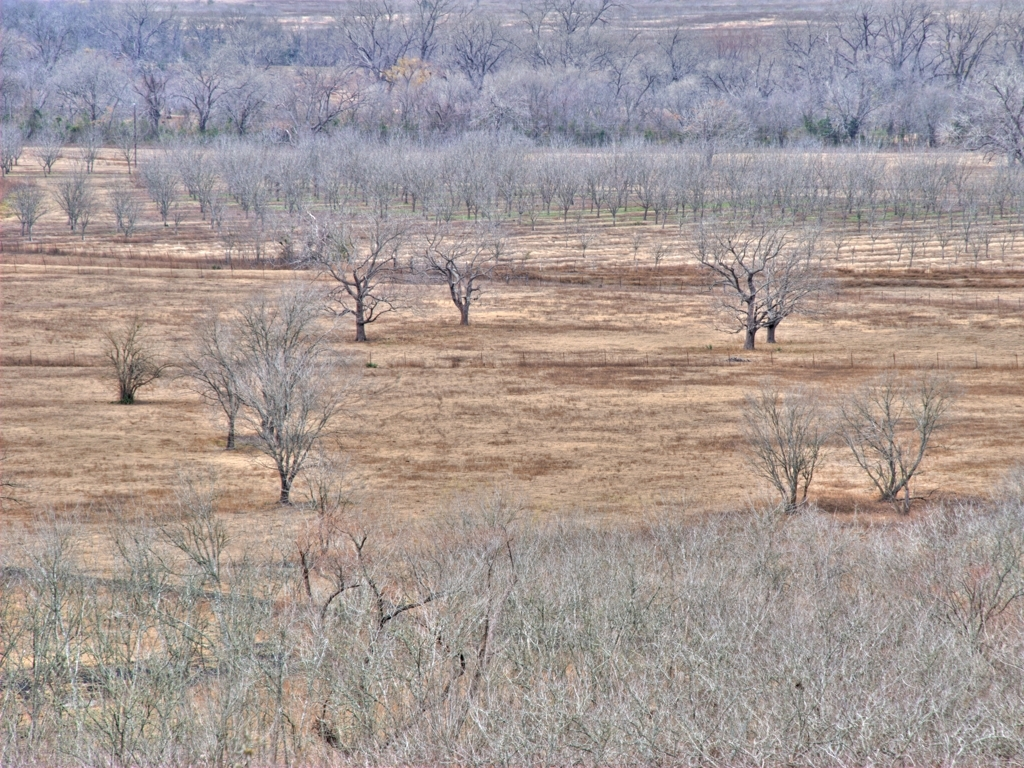
#> input picture converter_images/unconverted/img_100.jpg, 1024 x 768 px; its folder holds only this picture in this run
$ python convert_images.py
#> lines starting #> are read from the running program, lines starting #| are printed output that depends on the picture
from PIL import Image
import pillow_avif
import os
from tqdm import tqdm

input_directory = "unconverted"
output_directory = "converted"
set_of_formats = ["PNG", "JPEG", "WEBP", "TIFF", "AVIF"]
image_width_height = [[1280, 720], [640, 360], [320, 180], [320, 180], [300, 225], [300, 225], [240, 180], [240, 180],
                      [240, 180], [1, 1], [32, 32], [64, 64], [150, 150], [150, 150], [200, 200], [225, 300],
                      [180, 240]]  # [width, height]


def main():
    id = 0
    dir = os.listdir(input_directory)
    progress_bar = tqdm(total=len(dir))

    for file in dir:
        filename = os.path.splitext(file)[0]
        file_type = os.path.splitext(file)[1]
        id += 1
        input_path = os.path.join(input_directory, file)
        for image in image_width_height:
            for desired_format in set_of_formats:
                convert_image(input_path, output_directory, id,
                              desired_format, image[0], image[1])
        progress_bar.update(1)


def convert_image(input_path, output_directory, image_id, desired_format, width, height):
#> called with input_path = 'unconverted/img_100.jpg', output_directory = 'converted', image_id = 1, desired_format = 'PNG', width = 1280, height = 720
    image = Image.open(input_path)
#> image is the input picture: PIL image 1024x768 RGB; mean R, G, B 164.5, 153, 150.3

    image = image.resize((width, height))
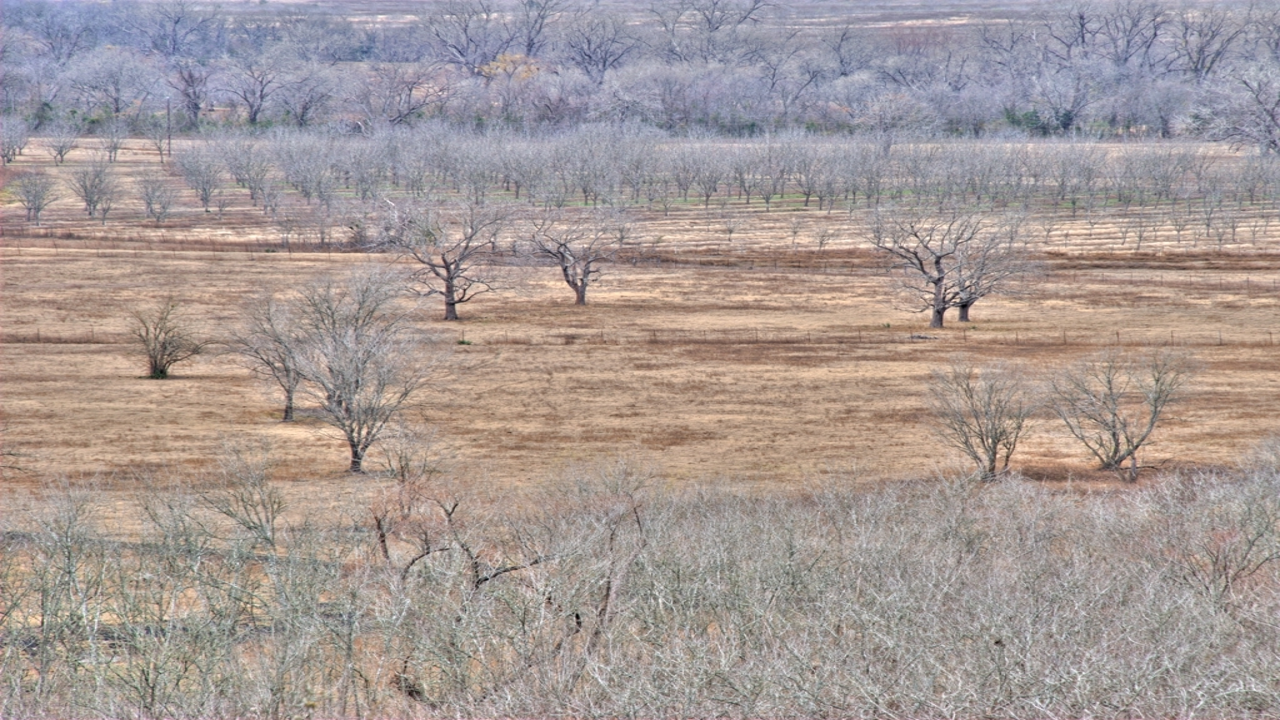
#> image: PIL image 1280x720 RGB; mean R, G, B 164.6, 153, 150.3
    output_directory = os.path.join(
        output_directory, f"image_{image_id}_{width}x{height}.{desired_format.lower()}")
#> (the run stopped early here; a loop or call above may not have finished)

$ run again, on converter_images/unconverted/img_153.jpg
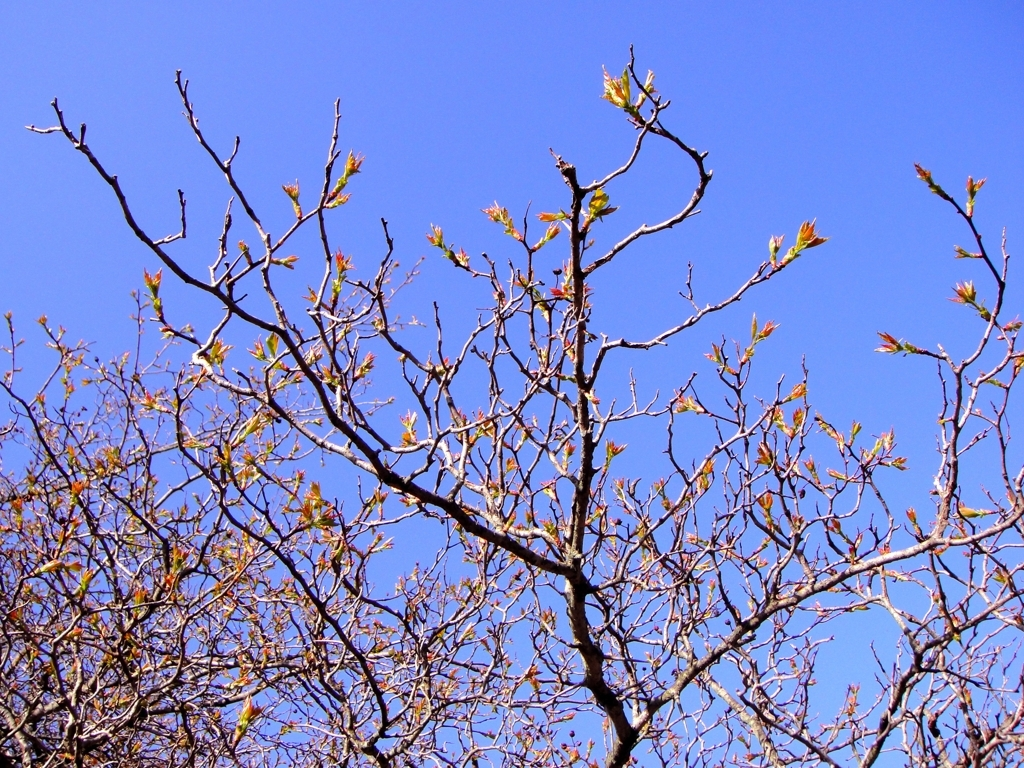
#> input picture converter_images/unconverted/img_153.jpg, 1024 x 768 px
#> in convert_image, image is the input picture: PIL image 1024x768 RGB; mean R, G, B 122.4, 135.9, 204.8
#> in convert_image, `image = image.resize((width, height))`:
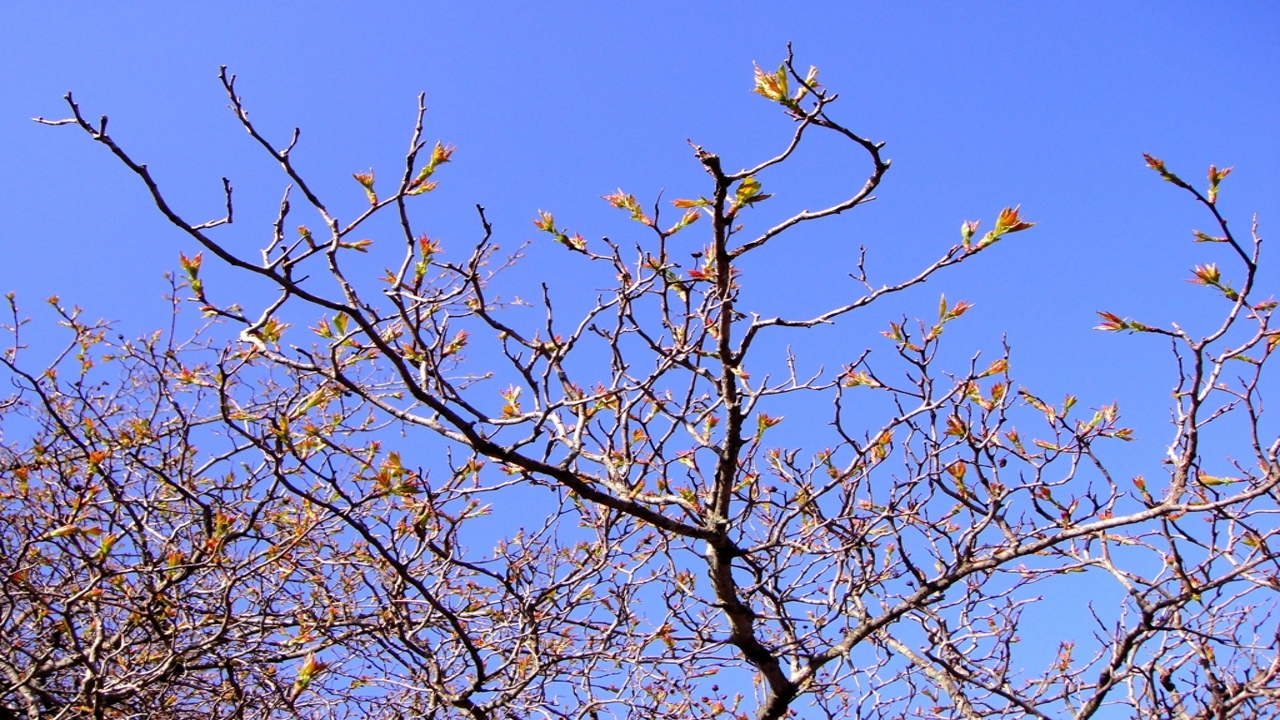
#> image: PIL image 1280x720 RGB; mean R, G, B 122.4, 135.9, 204.8

$ run again, on converter_images/unconverted/img_155.jpg
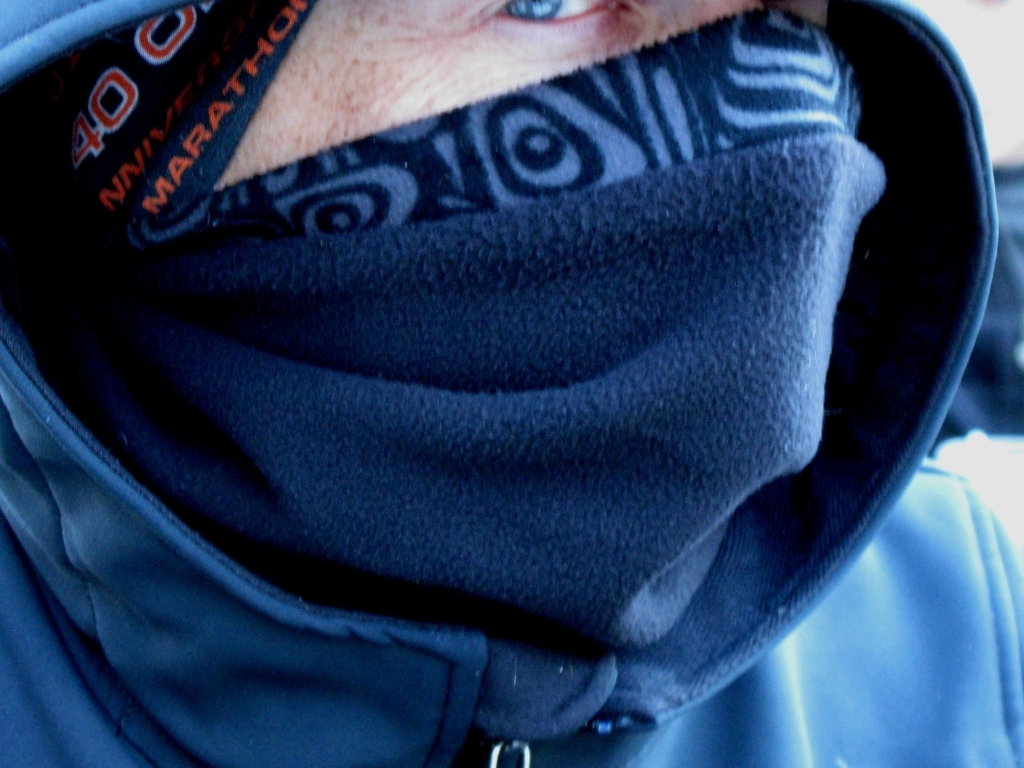
#> input picture converter_images/unconverted/img_155.jpg, 1024 x 768 px
#> in convert_image, image is the input picture: PIL image 1024x768 RGB; mean R, G, B 38.4, 61.2, 95.3
#> in convert_image, `image = image.resize((width, height))`:
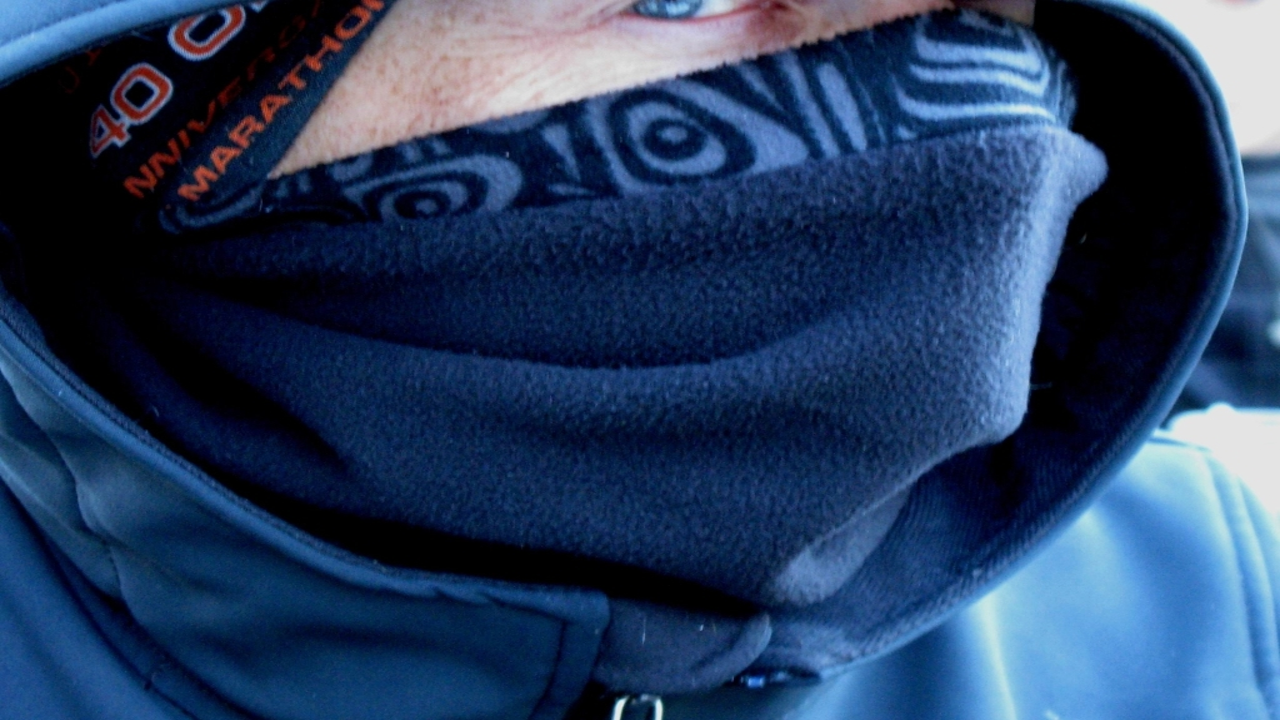
#> image: PIL image 1280x720 RGB; mean R, G, B 38.4, 61.2, 95.3

$ run again, on converter_images/unconverted/img_162.jpg
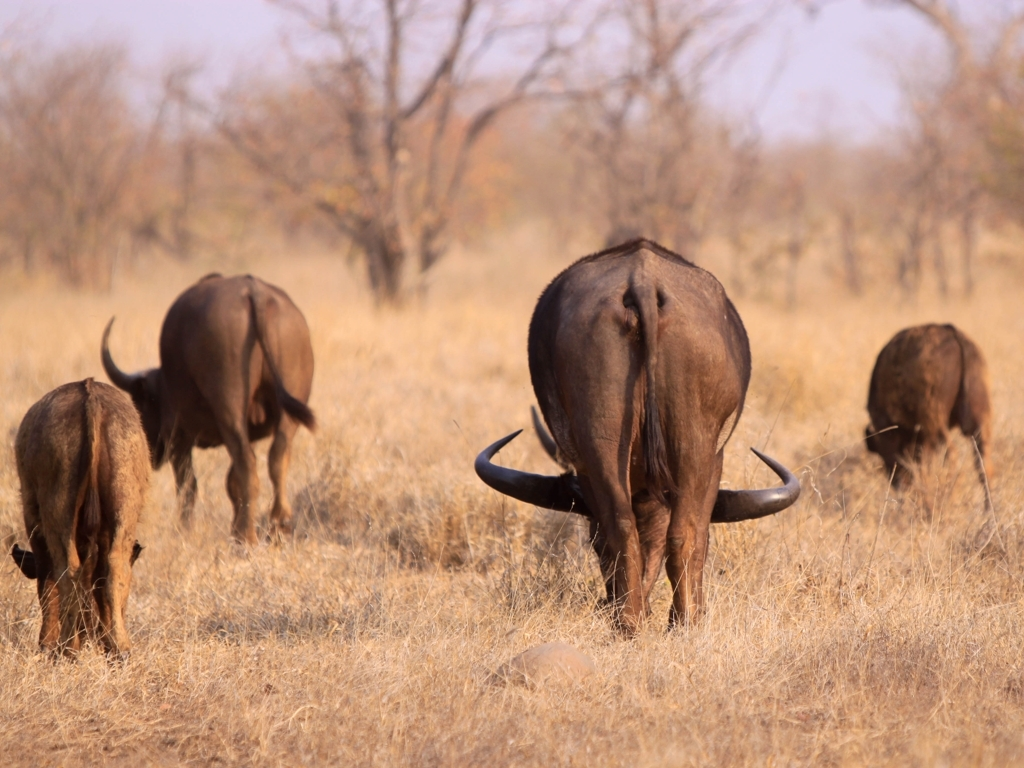
#> input picture converter_images/unconverted/img_162.jpg, 1024 x 768 px
#> in convert_image, image is the input picture: PIL image 1024x768 RGB; mean R, G, B 187, 145.9, 121.5
#> in convert_image, `image = image.resize((width, height))`:
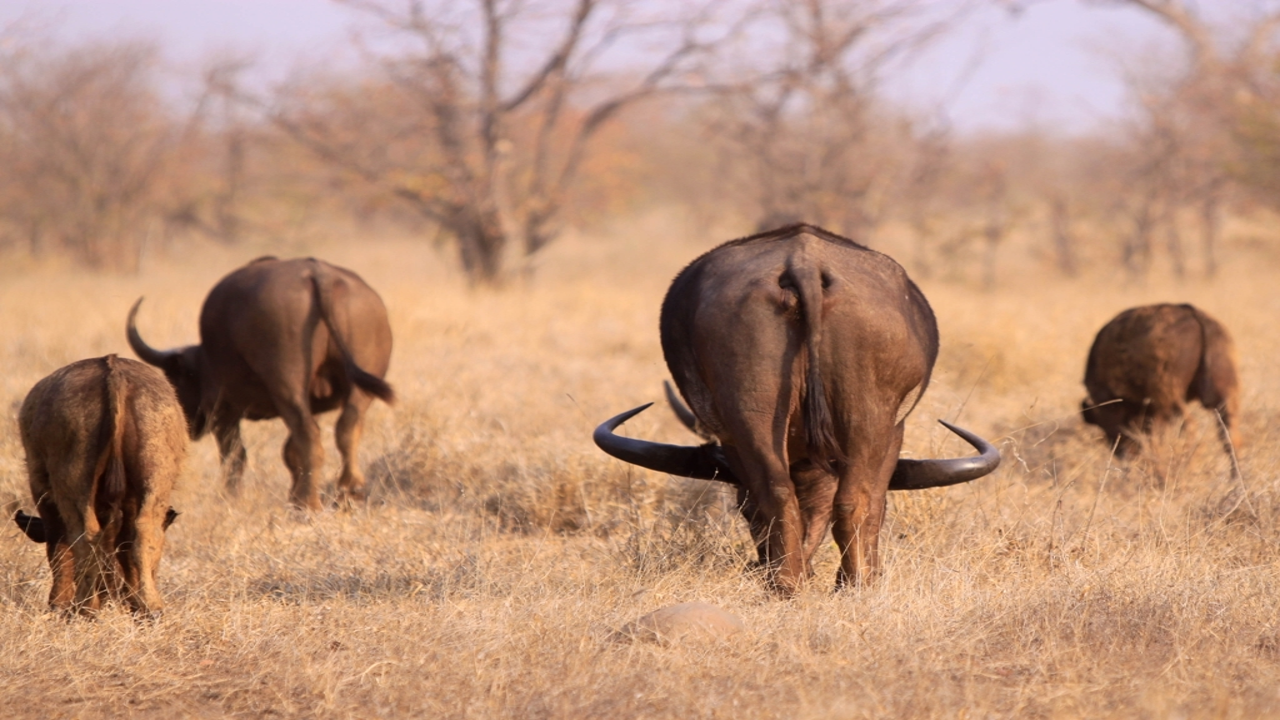
#> image: PIL image 1280x720 RGB; mean R, G, B 187, 145.9, 121.5

$ run again, on converter_images/unconverted/img_109.jpg
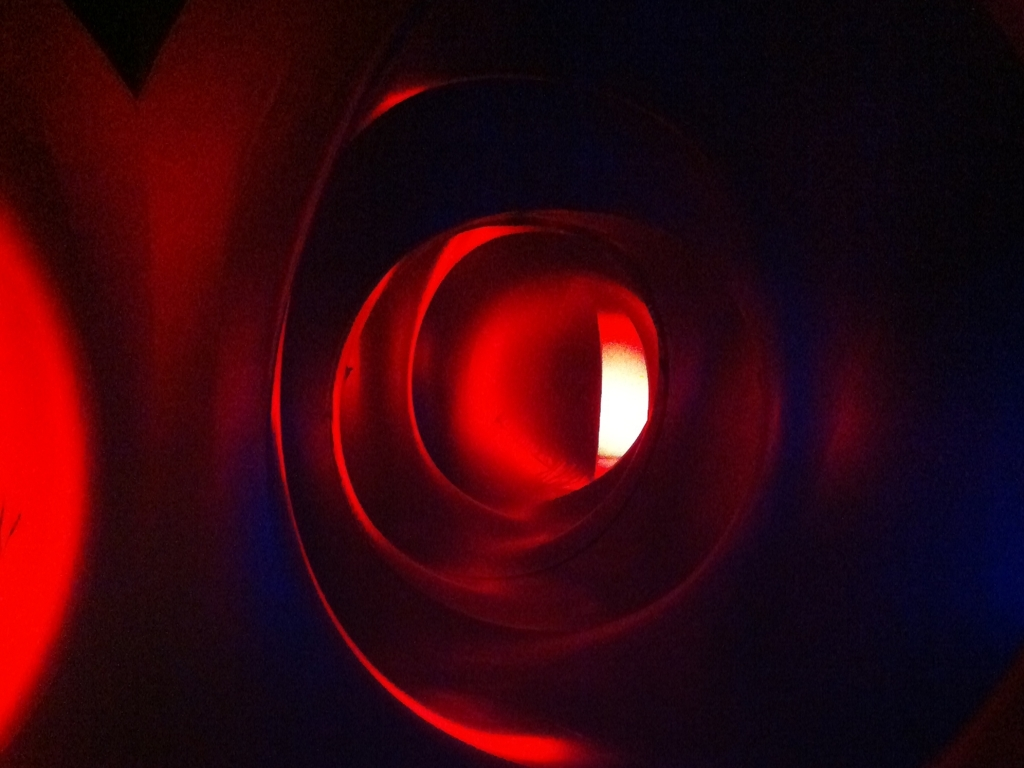
#> input picture converter_images/unconverted/img_109.jpg, 1024 x 768 px
#> in convert_image, image is the input picture: PIL image 1024x768 RGB; mean R, G, B 52.9, 5.5, 15
#> in convert_image, `image = image.resize((width, height))`:
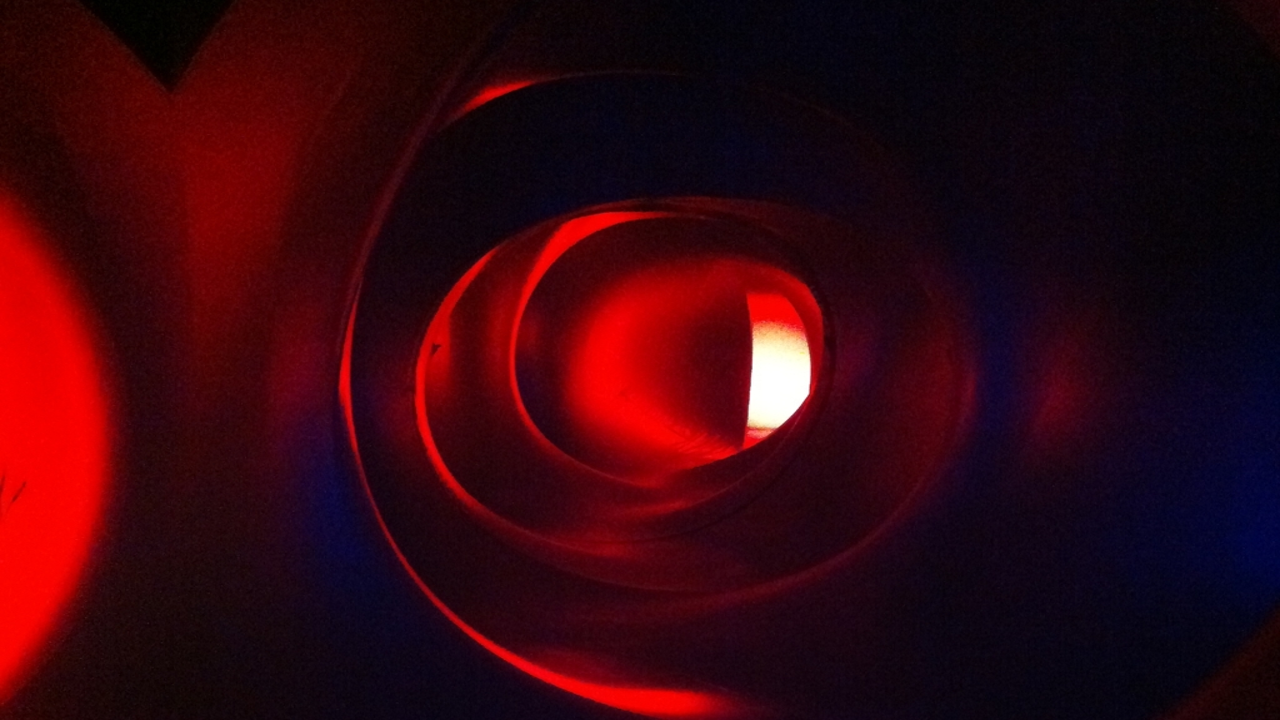
#> image: PIL image 1280x720 RGB; mean R, G, B 52.9, 5.6, 15.1
